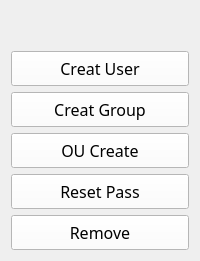
          <widget class="QWidget" name="tabWidgetPage2">
           <attribute name="title">
            <string/>
           </attribute>
           <layout class="QVBoxLayout" name="verticalLayout">
            <item>
             <spacer name="verticalSpacer_4">
              <property name="orientation">
               <enum>Qt::Vertical</enum>
              </property>
              <property name="sizeType">
               <enum>QSizePolicy::Fixed</enum>
              </property>
              <property name="sizeHint" stdset="0">
               <size>
                <width>20</width>
                <height>40</height>
               </size>
              </property>
             </spacer>
            </item>
            <item>
             <widget class="QPushButton" name="user_creator">
              <property name="font">
               <font>
                <family>Droid Sans</family>
                <pointsize>12</pointsize>
               </font>
              </property>
              <property name="styleSheet">
               <string notr="true">background-color: #fff; padding: 5px;</string>
              </property>
              <property name="text">
               <string>Creat User</string>
              </property>
             </widget>
            </item>
            <item>
             <widget class="QPushButton" name="create_group">
              <property name="font">
               <font>
                <family>Droid Sans</family>
                <pointsize>12</pointsize>
               </font>
              </property>
              <property name="styleSheet">
               <string notr="true">padding: 5px; background-color:#fff</string>
              </property>
              <property name="text">
               <string>Creat Group</string>
              </property>
             </widget>
            </item>
            <item>
             <widget class="QPushButton" name="ou_launch">
              <property name="font">
               <font>
                <family>Droid Sans</family>
                <pointsize>12</pointsize>
               </font>
              </property>
              <property name="styleSheet">
               <string notr="true">padding: 5px; background-color: #fff;</string>
              </property>
              <property name="text">
               <string>OU Create</string>
              </property>
             </widget>
            </item>
            <item>
             <widget class="QPushButton" name="reset_pass_btn">
              <property name="font">
               <font>
                <family>Droid Sans</family>
                <pointsize>12</pointsize>
               </font>
              </property>
              <property name="styleSheet">
               <string notr="true">padding: 5px; background-color: #fff;</string>
              </property>
              <property name="text">
               <string>Reset Pass</string>
              </property>
             </widget>
            </item>
            <item>
             <widget class="QPushButton" name="remove_btn">
              <property name="font">
               <font>
                <family>Droid Sans</family>
                <pointsize>12</pointsize>
               </font>
              </property>
              <property name="styleSheet">
               <string notr="true">padding: 5px; background-color: #fff;</string>
              </property>
              <property name="text">
               <string>Remove</string>
              </property>
             </widget>
            </item>
           </layout>
          </widget>
